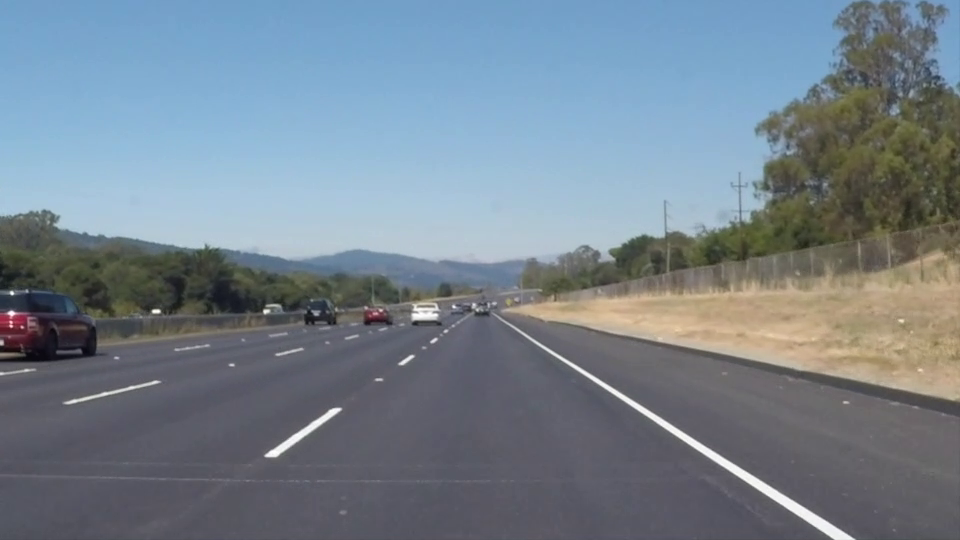
#> input picture frame 22 of HW2/inputs/vid1.mp4, 960 x 540 px, given in place of 02.mp4, which was not available
$ jupyter execute main.ipynb   (text cells are left out)
#> lines starting #> are read from the running program, lines starting #| are printed output that depends on the picture; after the words box and inside, x2 and y2 are one past the last pixel; in counts of white or black regions, pixels touching at a corner belong together; pictures that were not available may be replaced by others from this repository, and a replacement may not be noted
[cell 1]
import cv2
import matplotlib.pyplot as plt
import seaborn as sns
import numpy as np
import time
plt.rcParams['figure.figsize'] = [20, 15]

[cell 2]
video_address = "./02.mp4"
video = cv2.VideoCapture(video_address)
ret, current_frame = video.read()
#> current_frame is the input picture: shape (540, 960, 3); mean B, G, R 141.9, 130.7, 117.7
height, width, channels = current_frame.shape
#> height = 540; width = 960; channels = 3
ratio = 0.5
current_frame = cv2.resize(current_frame, (int(width*ratio), int(height*ratio)))
#> current_frame: shape (270, 480, 3)
current_frame = cv2.rotate(current_frame, cv2.ROTATE_180)
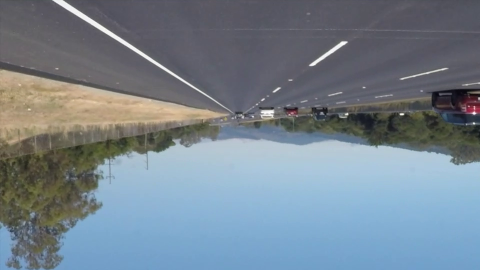
#> current_frame: shape (270, 480, 3); mean B, G, R 142.1, 130.8, 117.8
current_frame_gray = cv2.cvtColor(current_frame, cv2.COLOR_BGR2GRAY)
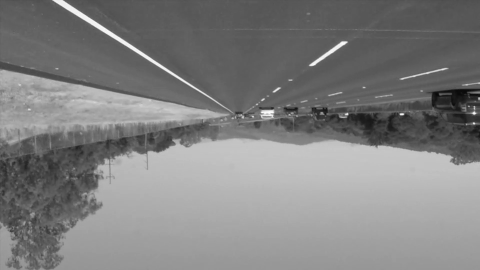
#> current_frame_gray: shape (270, 480); min 10, max 252, mean 128.1


def fine_tune(flag=True, current_frame=np.array([]), current_frame_gray=np.array([]),use_harris_detector=False,abslut=[]):
#> called with flag = True, use_harris_detector = False
    _max_corners = [1000,500,200,100,50]
    _quality_level = [0.6,0.3,0.15,0.1,0.05]
    _min_distance = [5,10,20,50,100]
    _block_size = [5,15,20,30,50]

    ConstMaxCorners = 1000
    ConstQualityLevel = 0.3
    ConstMinDistance = 5
    ConstBolkSize = 5

    if len(abslut) > 0:
        current_frame_color = current_frame.copy()
        features = cv2.goodFeaturesToTrack(current_frame_gray, maxCorners=abslut[0], qualityLevel=abslut[1], minDistance=abslut[2], mask=None, blockSize=abslut[3], useHarrisDetector=use_harris_detector)
        for i in range(len(features)):
            cv2.circle(current_frame_color, (int(features[i][0][0]), int(features[i][0][1])), 2, (255,0,0), 2)
        cv2.imwrite("./P1-all-fine-tune.jpg", current_frame_color)
        return current_frame_color

    if flag:
        ROW_IMGS = []
        COL_IMGS = []
        for quality_level in _quality_level:
            for block_size in _block_size:
                current_frame_color = current_frame.copy()
                features = cv2.goodFeaturesToTrack(current_frame_gray, maxCorners=ConstMaxCorners, qualityLevel=quality_level, minDistance=ConstMinDistance, mask=None, blockSize=block_size, useHarrisDetector=use_harris_detector)
                for i in range(len(features)):
                    cv2.circle(current_frame_color, (int(features[i][0][0]), int(features[i][0][1])), 2, (255,0,0), 2)
                COL_IMGS.append(current_frame_color)

            tmp_img = cv2.hconcat(COL_IMGS)
            COL_IMGS = []
            ROW_IMGS.append(tmp_img)
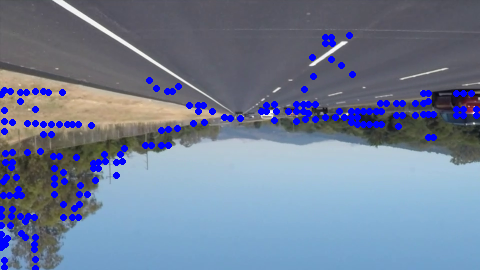
#> current_frame_color: shape (270, 480, 3); mean B, G, R 150.3, 125.5, 112.4
#> after the loop, ROW_IMGS = 5 items
        cv2.imwrite("./P1-fine-tune quality_level and block_size.jpg", cv2.vconcat(ROW_IMGS))
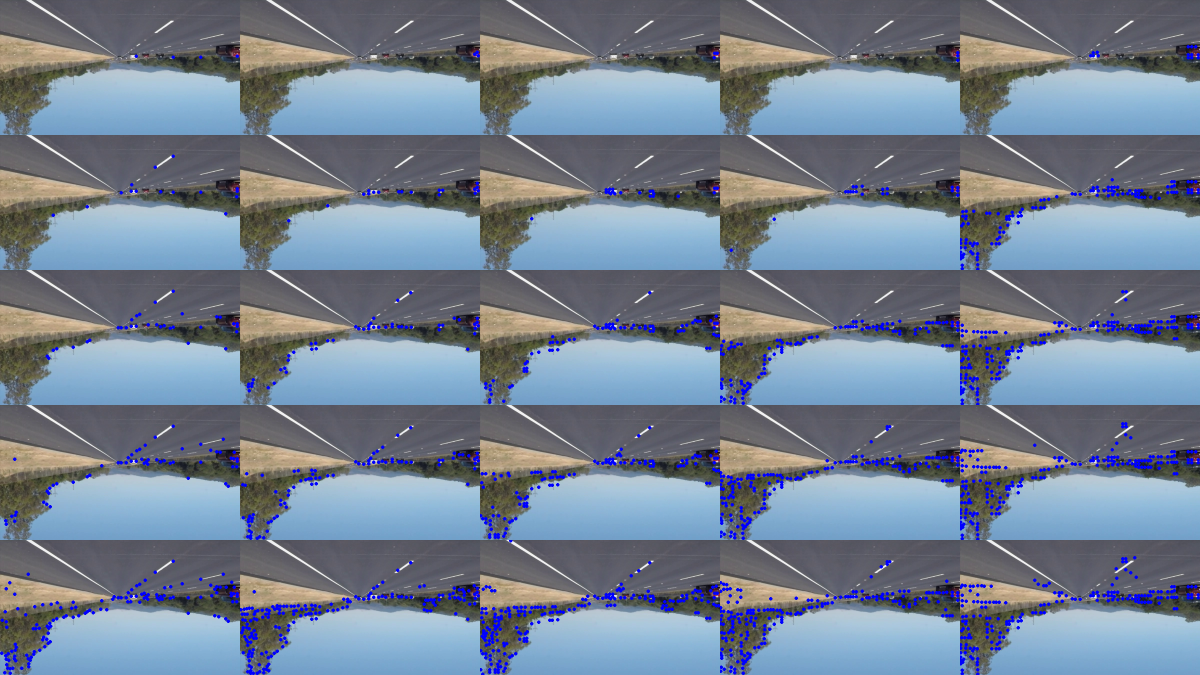
#> saved as P1-fine-tune quality_level and block_size.jpg: shape (1350, 2400, 3) (shown at 1/2 size); mean B, G, R 145.7, 128.4, 115.4

    else:
        ROW_IMGS = []
        COL_IMGS = []
        for max_corners in _max_corners:
            for min_distance in _min_distance:
                current_frame_color = current_frame.copy()
                features = cv2.goodFeaturesToTrack(current_frame_gray, maxCorners=max_corners, qualityLevel=ConstQualityLevel, minDistance=min_distance, mask=None, blockSize=ConstBolkSize, useHarrisDetector=use_harris_detector)
                for i in range(len(features)):
                    cv2.circle(current_frame_color, (int(features[i][0][0]), int(features[i][0][1])), 2, (255,0,0), 2)
                COL_IMGS.append(current_frame_color)

            tmp_img = cv2.hconcat(COL_IMGS)
            COL_IMGS = []
            ROW_IMGS.append(tmp_img)

        cv2.imwrite("./P1-fine-tune max_corners and min_distance.jpg", cv2.vconcat(ROW_IMGS))

fine_tune(True,current_frame=current_frame,current_frame_gray=current_frame_gray)
fine_tune(False,current_frame=current_frame,current_frame_gray=current_frame_gray)
#> call 2 of fine_tune, with flag = False, use_harris_detector = False
#> the loop in fine_tune (call 2), `for max_corners in _max_corners:` made 5 passes
#> pass 1, in fine_tune (call 2), `tmp_img = cv2.hconcat(COL_IMGS)`:
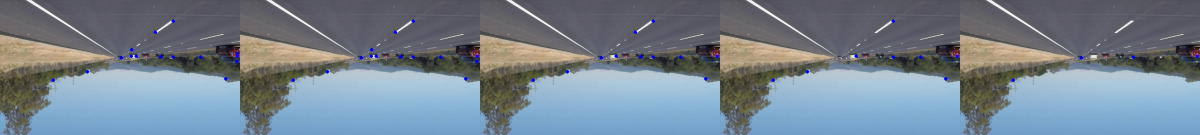
#> tmp_img: shape (270, 2400, 3) (shown at 1/2 size); mean of channels 0, 1, 2 142.4, 130.4, 117.4; drawn as B, G, R
#> in fine_tune (call 2), `cv2.imwrite("./P1-fine-tune max_corners and min_distance.jpg", cv2.vco..`:
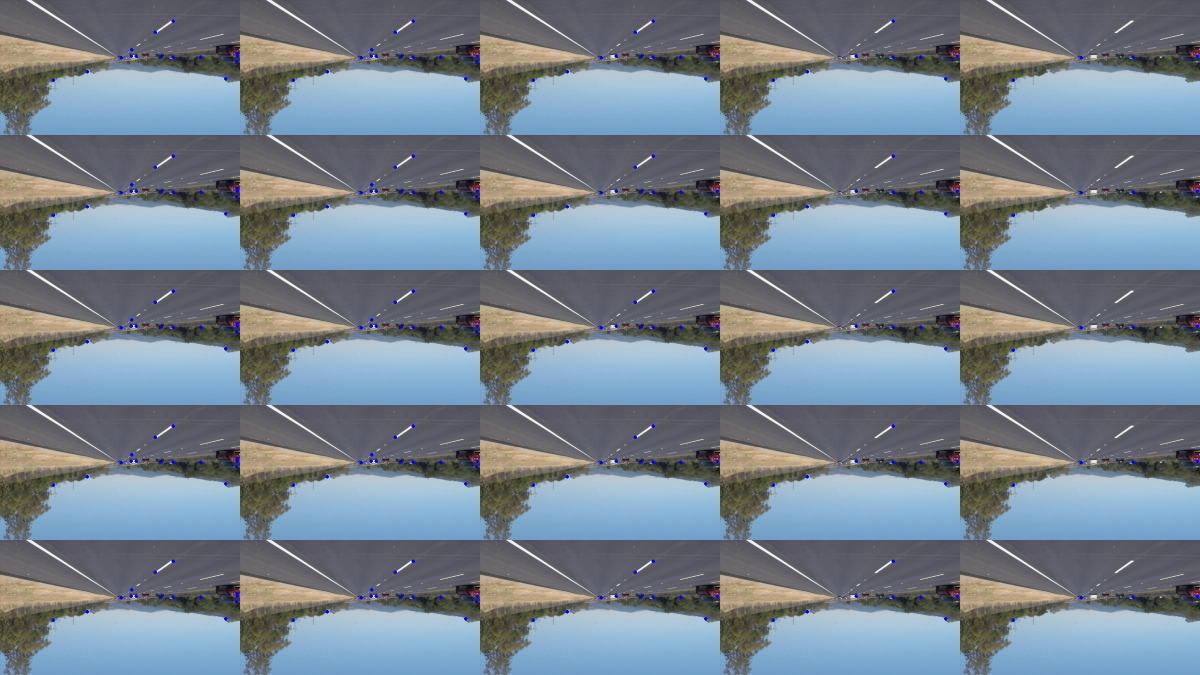
#> saved as P1-fine-tune max_corners and min_distance.jpg: shape (1350, 2400, 3) (shown at 1/2 size); mean B, G, R 142.4, 130.4, 117.4
fine_tune_res = fine_tune(current_frame=current_frame,current_frame_gray=current_frame_gray,abslut=[100,0.3,10,15])
#> call 3 of fine_tune, with flag = True, use_harris_detector = False
#> in fine_tune (call 3), `features = cv2.goodFeaturesToTrack(current_frame_gray, maxCorners=absl..`: features = [[476, 111], [267, 114], [342, 114], [277, 114], [257, 111], [323, 113], [474, 96], [405, 110], [398, 119], [175, 141], [97, 171], [247, 118]]
#> the loop in fine_tune (call 3), `for i in range(len(features)):` made 12 passes
#> after the loop in fine_tune (call 3), `for i in range(len(features)):`:
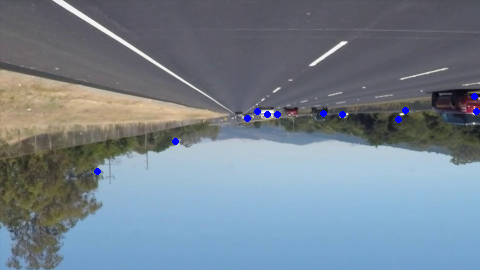
#> current_frame_color: shape (270, 480, 3); 0.34% of pixels changed, all inside (x1, y1, x2, y2) = (94, 93, 480, 175)

[cell 3]
video_address = "./02.mp4"
video = cv2.VideoCapture(video_address)
I = 0
Frames = []
Features = []
FramesGray = []

fourcc = cv2.VideoWriter_fourcc(*'MP4V')
#> fourcc = 1446269005
out = cv2.VideoWriter('./P2-Output.mp4', fourcc, 30.0, (width, height))

while True:
    I += 1
    ret, current_frame = video.read()
    current_frame = cv2.rotate(current_frame,cv2.ROTATE_180)
#> current_frame: shape (540, 960, 3)
    if not ret :
        break

    gray = cv2.cvtColor(current_frame,cv2.COLOR_BGR2GRAY)
    features = cv2.goodFeaturesToTrack(gray,maxCorners=100,qualityLevel=0.3,minDistance=10,mask=None,blockSize=15,useHarrisDetector=False)
#> features = 14 rows, first 8: [945, 219], [690, 232], [958, 197], [803, 228], [542, 227], [482, 230], [525, 228], [647, 222]

    Features.append(features)
    Frames.append(current_frame)
    FramesGray.append(gray)

    if len(Frames) > 3 :
        del Frames[0]
        del FramesGray[0]
        del Features[0]

    if len(Frames) < 3:
        continue

    points, stat, err = cv2.calcOpticalFlowPyrLK(FramesGray[1], FramesGray[2], Features[1], None,winSize  = (20, 20),maxLevel = 25,criteria = (cv2.TERM_CRITERIA_EPS | cv2.TERM_CRITERIA_COUNT, 10, 0.03))
    old_points = Features[1][stat==1]
    new_points = points[stat==1]
    frame = Frames[2].copy()

    for old,new in zip(old_points,new_points):
        if old is not None and new is not None:
            old = old.astype(int)
            new = new.astype(int)
            #frame = cv2.arrowedLine(frame, old, new, (250, 250, 22), 3,line_type=1,tipLength=0.4)
            frame = cv2.circle(frame,old,2,(0,255,255),3)
            frame = cv2.line(frame, old, new, (250, 250, 22), 3)#,line_type=1,tipLength=0.4)
            frame = cv2.circle(frame,new,2,(0,255,255),3)

    points, stat, err = cv2.calcOpticalFlowPyrLK(FramesGray[0], FramesGray[1], Features[0], None,winSize  = (20, 20),maxLevel = 25,criteria = (cv2.TERM_CRITERIA_EPS | cv2.TERM_CRITERIA_COUNT, 10, 0.03))
    old_points = Features[0][stat==1]
    new_points = points[stat==1]
    #frame = Frames[2].copy()

    for old,new in zip(old_points,new_points):
        if old is not None and new is not None:
            old = old.astype(int)
            new = new.astype(int)
            frame = cv2.circle(frame,old,2,(0,0,255),3)
            frame = cv2.line(frame, old, new, (250, 250, 22), 3)
            frame = cv2.circle(frame,new,2,(0,0,255),3)


    out.write(frame)

    if I%30 == 0:
        cv2.imwrite("./P2-during-outputs-{0}.jpg".format(I),frame)


out.release()

$ run again, starting later in the video
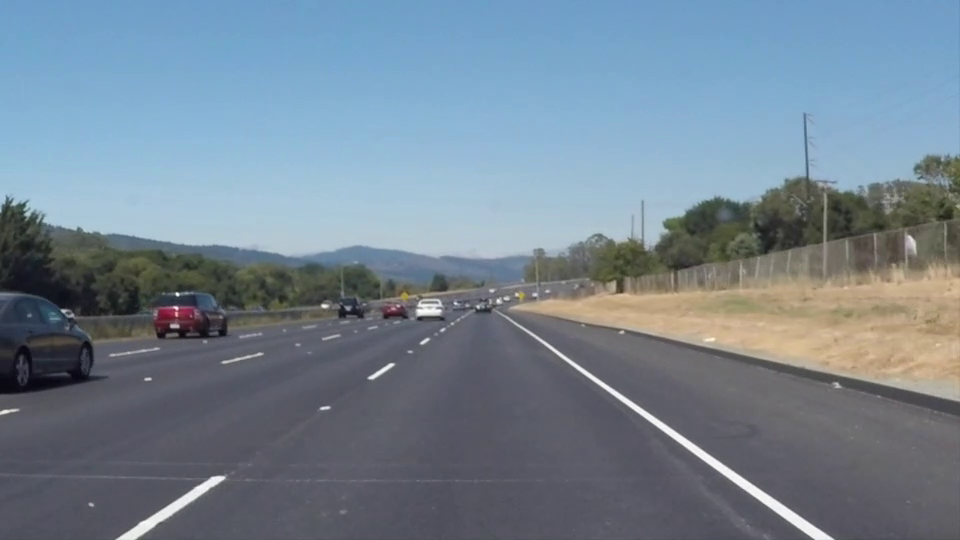
#> input picture frame 99 of HW2/inputs/vid1.mp4, 960 x 540 px, given in place of 02.mp4, which was not available
#> current_frame is the input picture: shape (540, 960, 3); mean B, G, R 146, 132.3, 116.7
#> after the loop in fine_tune, `for quality_level in _quality_level:`: ROW_IMGS = 5 items
#> in fine_tune (call 2), `cv2.imwrite("./P1-fine-tune max_corners and min_distance.jpg", cv2.vco..`:
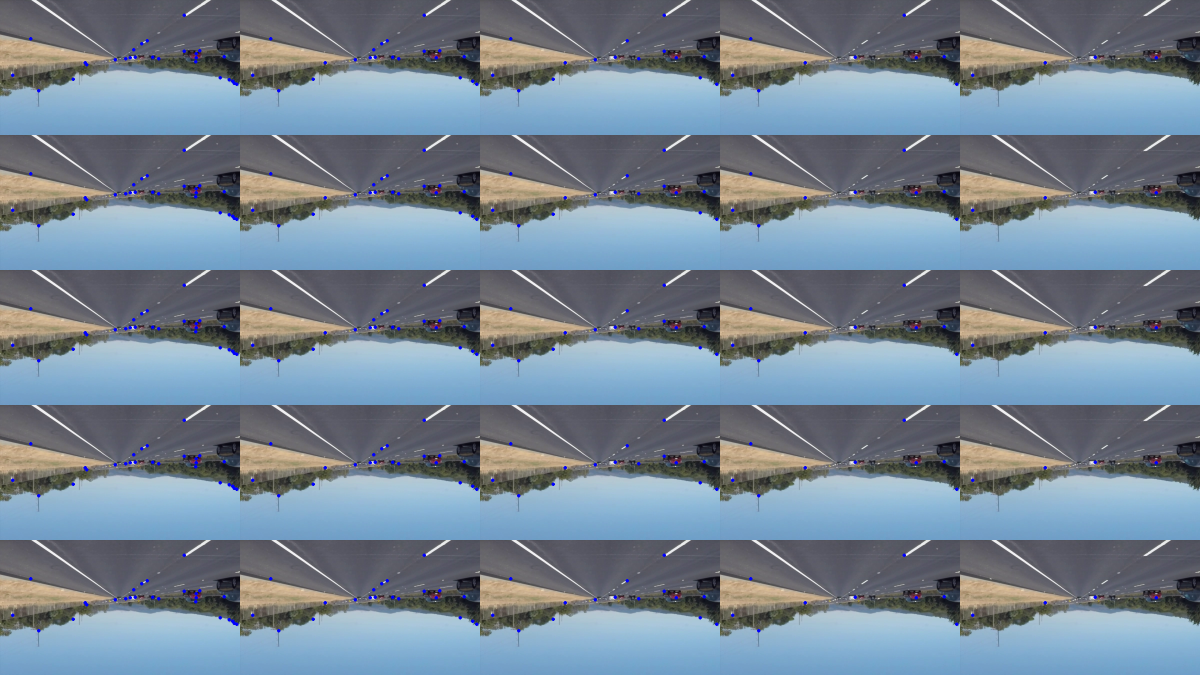
#> saved as P1-fine-tune max_corners and min_distance.jpg: shape (1350, 2400, 3) (shown at 1/2 size); mean B, G, R 146.6, 131.9, 116.3
#> in fine_tune (call 3), `features = cv2.goodFeaturesToTrack(current_frame_gray, maxCorners=absl..`: features = 21 rows, first 8: [396, 109], [265, 116], [468, 165], [386, 117], [275, 116], [304, 117], [169, 129], [229, 117]
#> the loop in fine_tune (call 3), `for i in range(len(features)):` made 21 passes
#> after the loop in fine_tune (call 3), `for i in range(len(features)):`:
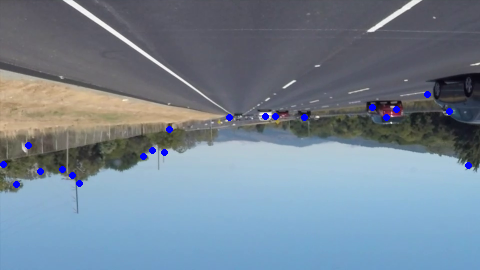
#> current_frame_color: shape (270, 480, 3); mean B, G, R 147, 131.8, 116.2
#> fourcc = 1446269005
#> `features = cv2.goodFeaturesToTrack(gray,maxCorners=100,qualityLevel=0...`: features = 34 rows, first 8: [787, 227], [465, 234], [786, 210], [538, 231], [786, 239], [521, 232], [940, 329], [614, 229]

$ run again, starting later in the video
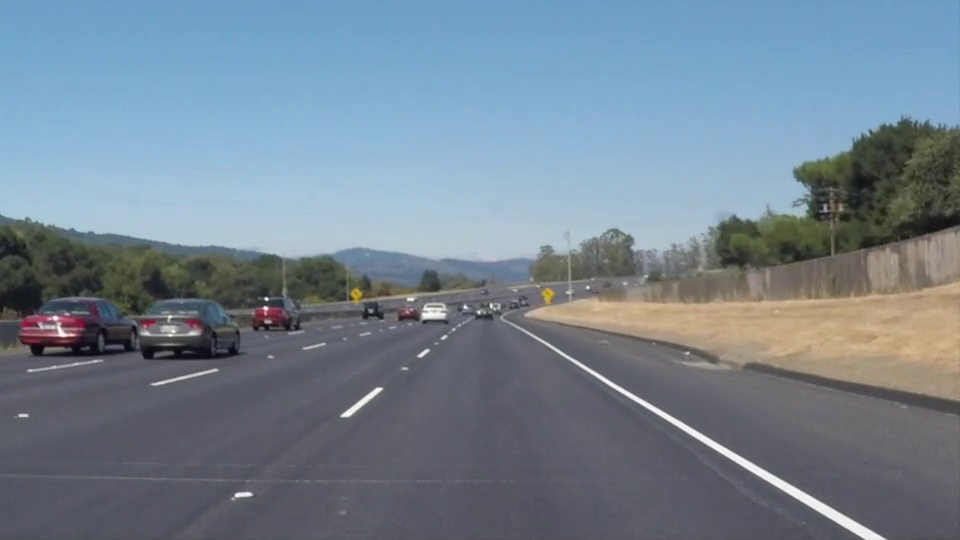
#> input picture frame 176 of HW2/inputs/vid1.mp4, 960 x 540 px, given in place of 02.mp4, which was not available
#> current_frame is the input picture: shape (540, 960, 3); mean B, G, R 145.2, 131.6, 116.5
#> after the loop in fine_tune, `for quality_level in _quality_level:`: ROW_IMGS = 5 items
#> in fine_tune (call 2), `cv2.imwrite("./P1-fine-tune max_corners and min_distance.jpg", cv2.vco..`:
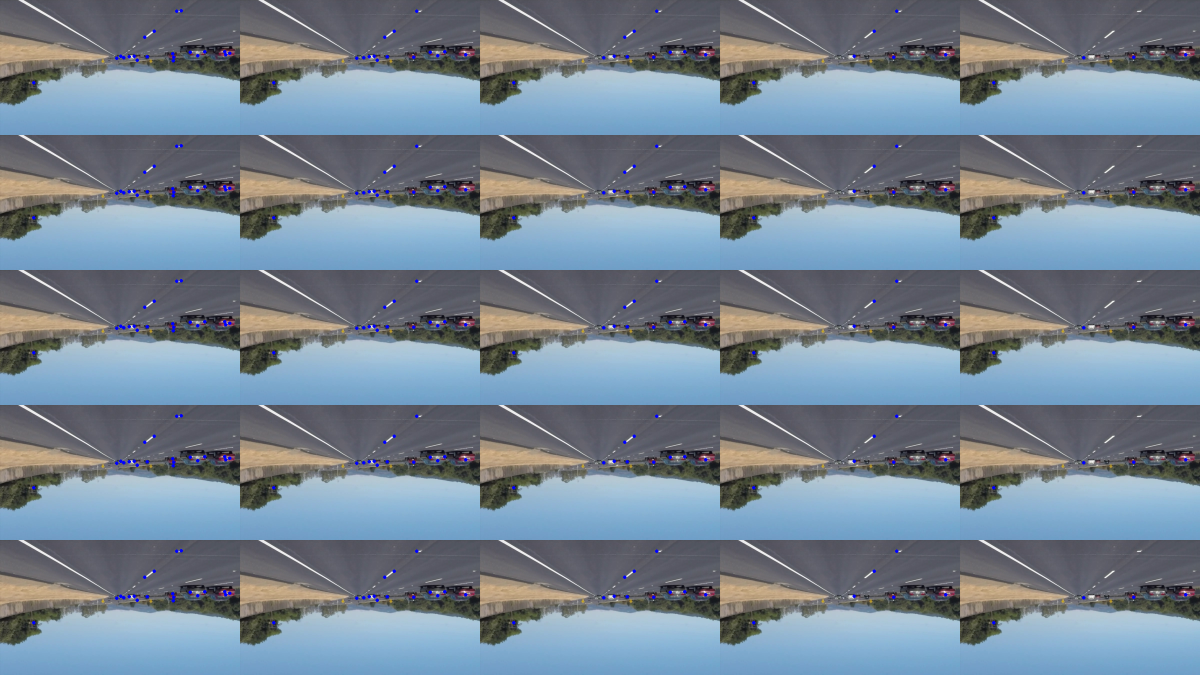
#> saved as P1-fine-tune max_corners and min_distance.jpg: shape (1350, 2400, 3) (shown at 1/2 size); mean B, G, R 145.8, 131.3, 116.2
#> in fine_tune (call 3), `features = cv2.goodFeaturesToTrack(current_frame_gray, maxCorners=absl..`: features = 28 rows, first 8: [341, 115], [454, 108], [263, 114], [274, 114], [252, 111], [407, 98], [73, 166], [297, 118]
#> the loop in fine_tune (call 3), `for i in range(len(features)):` made 28 passes
#> after the loop in fine_tune (call 3), `for i in range(len(features)):`:
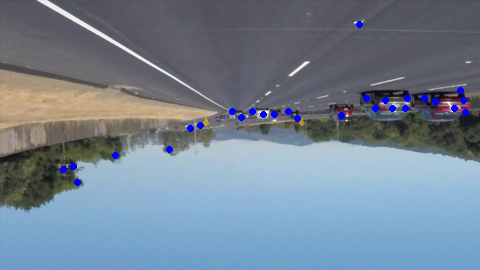
#> current_frame_color: shape (270, 480, 3); mean B, G, R 146.6, 131, 115.9
#> fourcc = 1446269005
#> `features = cv2.goodFeaturesToTrack(gray,maxCorners=100,qualityLevel=0...`: features = 16 rows, first 8: [697, 235], [898, 209], [692, 226], [473, 230], [539, 227], [692, 244], [133, 331], [486, 227]
